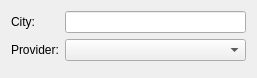
<ui version="4.0" >
 <class>WeatherConfigSearch</class>
 <widget class="QWidget" name="WeatherConfigSearch" >
  <property name="geometry" >
   <rect>
    <x>0</x>
    <y>0</y>
    <width>257</width>
    <height>71</height>
   </rect>
  </property>
  <property name="windowTitle" >
   <string>Search</string>
  </property>
  <layout class="QFormLayout" name="formLayout" >
   <item row="0" column="0" >
    <widget class="QLabel" name="cityLabel" >
     <property name="text" >
      <string>City:</string>
     </property>
     <property name="buddy" >
      <cstring>cityLineEdit</cstring>
     </property>
    </widget>
   </item>
   <item row="0" column="1" >
    <widget class="QLineEdit" name="cityLineEdit" />
   </item>
   <item row="1" column="0" >
    <widget class="QLabel" name="providerLabel" >
     <property name="text" >
      <string>Provider:</string>
     </property>
     <property name="buddy" >
      <cstring>providerComboBox</cstring>
     </property>
    </widget>
   </item>
   <item row="1" column="1" >
    <widget class="KComboBox" name="providerComboBox" />
   </item>
   <item row="2" column="1" >
    <spacer name="verticalSpacer" >
     <property name="orientation" >
      <enum>Qt::Vertical</enum>
     </property>
     <property name="sizeHint" stdset="0" >
      <size>
       <width>20</width>
       <height>13</height>
      </size>
     </property>
    </spacer>
   </item>
  </layout>
 </widget>
 <customwidgets>
  <customwidget>
   <class>KComboBox</class>
   <extends>QComboBox</extends>
   <header>kcombobox.h</header>
  </customwidget>
 </customwidgets>
 <resources/>
 <connections/>
</ui>
